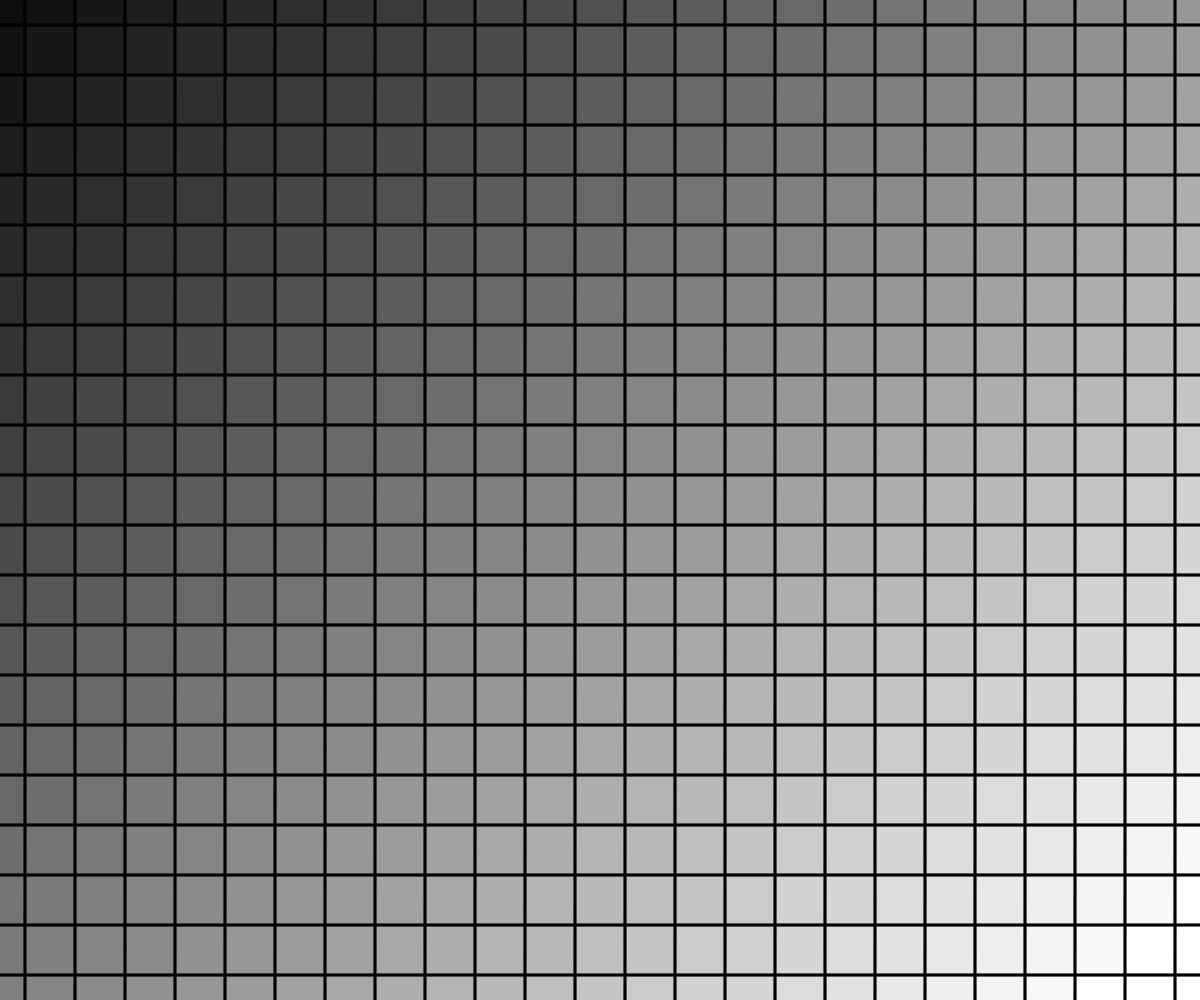
Frame 1 (no input)
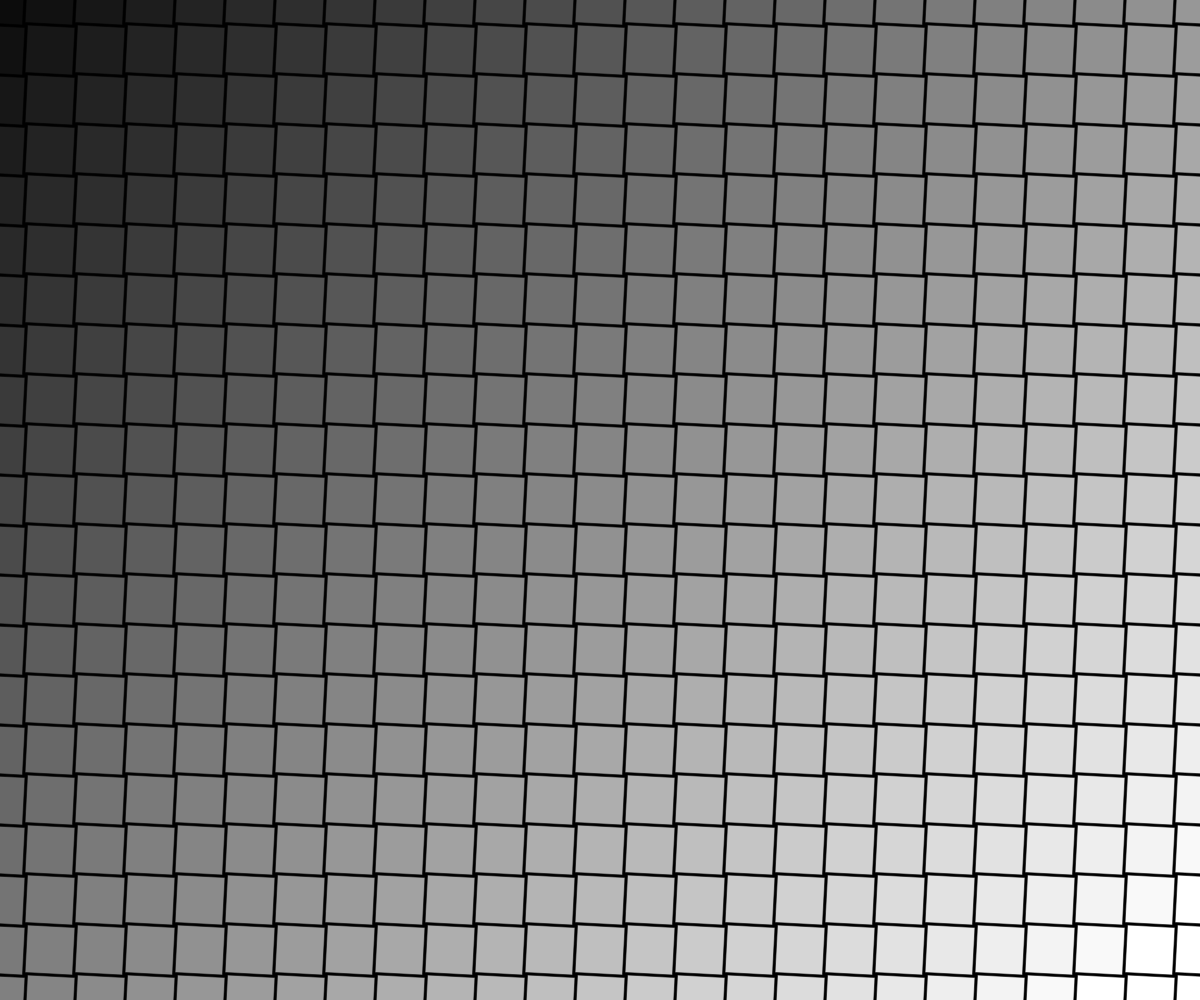
Frame 60 (no input)
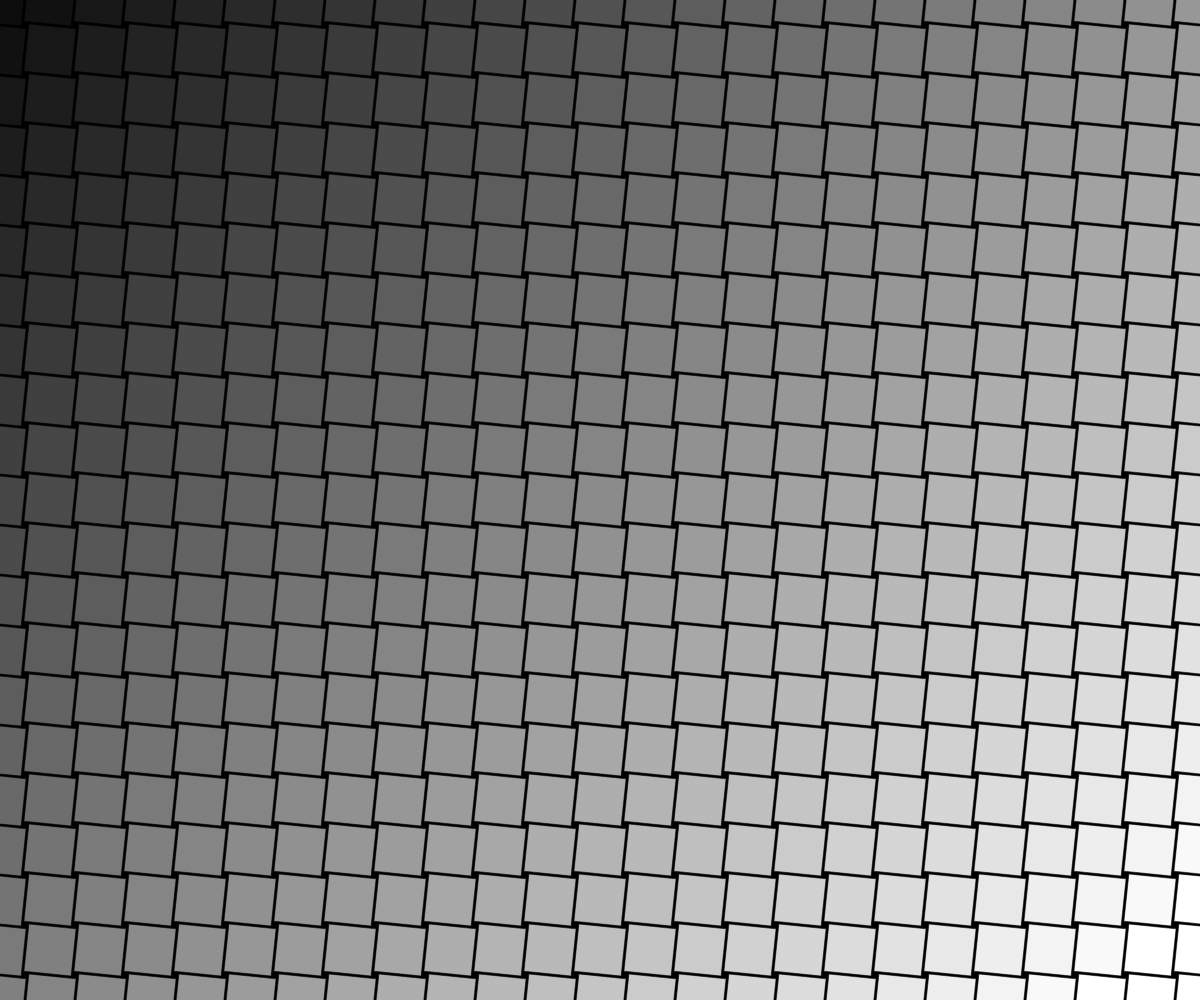
Frame 120 (the mouse pressed at the canvas centre since frame 60)

The p5.js sketch that drew these frames (run headless with seeded random() and noise() and a simulated clock; from frame 60 on, the mouse is pressed at the canvas centre):

// p5.js sketch
// ── sketch.js

/* Objects in a grid pattern with a color gradient based on their position. 
The grid size is determined by the `spacing` variable, and the color ramp can be adjusted for either black and white or color mode. 
The `setup` function initializes the canvas and draws the ellipses in the specified pattern, while the `draw` function is currently empty, allowing for future animations or interactions. */

let spacing; //spacing between the ellipses in the grid, will be set based on the selected size mode
let columns; //number of columns in the grid, will be calculated based on the canvas width and spacing
let rows; //number of rows in the grid, will be calculated based on the canvas height and spacing
let colourRampKoi = [100, 30, 1]; //starting color for the Koi color ramp, will be adjusted based on the position of the ellipses in the grid
let colourRampPurple = [20, 0, 40];
let colourRampSpeed; //speed at which the color changes across the grid, will be calculated based on the number of columns and rows
let modeColourOptions = ["BW", "Koi", "Purple"]; //available color modes
let modeColour = modeColourOptions[0]; //Toggle between modes
let modeSizeOptions = ["Small", "Medium", "Large"]; //available size modes
let modeSize = modeSizeOptions[0]; //Toggle between modes
let x0;
let y0;
let size;


function setup() {
    angleMode(DEGREES);
    rectMode(CENTER);
    createCanvas(windowWidth, windowHeight); //create a canvas that fills the window

    strokeWeight(1);
    if (modeSize == "Small") {
        spacing = 50; //set spacing for small size mode
    } else if (modeSize == "Medium") {
        spacing = 100; //set spacing for medium size mode
    } else if (modeSize == "Large") {
        spacing = 200; //set spacing for large size mode
    }

    x0 = 0 - spacing; //starting x position, allow for half spacing to ensure there is clipping of the ellipses at the edges of the canvas and no visible gaps
    y0 = 0 - spacing; //starting y position, allow for half spacing to ensure there is clipping of the ellipses at the edges of the canvas and no visible gaps
    size = spacing * 0.95; //size of the ellipses, set to twice the spacing to ensure they overlap and create a continuous pattern    

    columns = ceil(width / spacing); //calculate the number of columns based on the canvas width and spacing
    rows = ceil(height / spacing); //calculate the number of rows based on the canvas height and spacing

    
    colourRampSpeed = 255 / (columns + rows); 
}
    


function draw() {
    background(0);
    stroke(0, 150);
    //noStroke();
    for (let i = 0; i < columns+2; i++) {
        for (let j = 0; j < rows+3; j++) {
            fill(0 + colourRampSpeed * i + colourRampSpeed * j);
            let x = x0 + i * spacing; //calculate the x position of the ellipse based on its column index and spacing
            let y = y0 + j * spacing; //calculate the y position of the ellipse based on its row index and spacing
            push();
                translate(x,y)
                rotate(frameCount * 0.05); //rotate the square based on its position in the grid to create a dynamic effect
                square(0, 0, size);                
            pop();
            
        }
    }       


}
